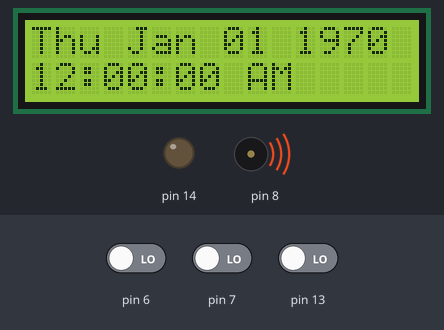
A sketch run on a simulated Arduino Uno, built with avr-gcc and run on an emulated ATmega328P. Parts: 16×2 character LCD, output pins drawn as LEDs (lit = HIGH), buzzer (waves = sounding). The test bench sets the inputs (shaded band); at power-on: pin 13 LOW, pin 6 LOW, pin 7 LOW.

Above: at 1.2 s.
1.3 s: pin 13 driven HIGH
At 2.6 s:
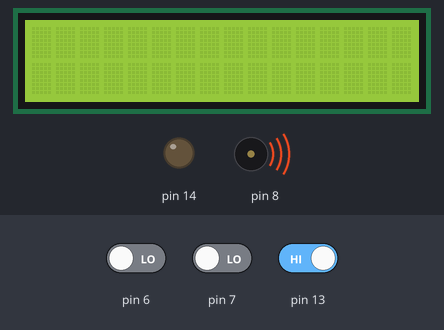
2.9 s: pin 6 driven HIGH
At 5.2 s:
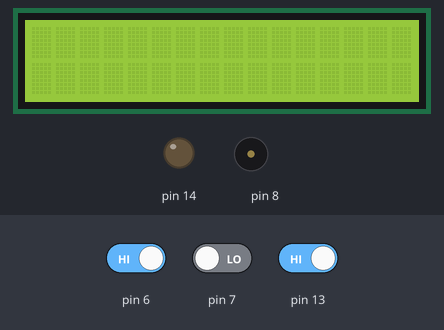
5.9 s: pin 6 driven LOW
Timing chart, 0 to 8.9 s (numbered marks = the images above; inputs shaded):
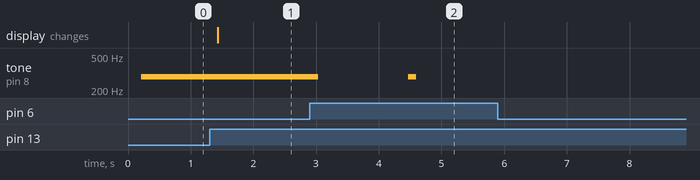

The sketch:

AlarmClock.ino
```cpp
/*
 Alarm Clock
 Author: Ben Hansen

 The circuit:
 *
 * Push button to digital pin 6
 * Push button to digital pin 7
 * Push button to digital pin 13
 * Piezo to digital pin 8
 * LCD RS pin to digital pin 12
 * LCD Enable pin to digital pin 10
 * LCD D4 pin to digital pin 5
 * LCD D5 pin to digital pin 4
 * LCD D6 pin to digital pin 9
 * LCD D7 pin to digital pin 2
 * LCD V0 pin to PWM pin 3
 * LCD R/W pin to ground
 * 10K resistor:
 * ends to +5V and ground
 *
 */

#include <LiquidCrystal.h>
#include <alarm.h>
#include <Time.h>

LiquidCrystal lcd(12, 10, 5, 4, 9, 2);

view_mode gCurrentView;
time_info gAlarmTime;
time_info gSetTime;
field_type gSelectedField;

void setup() {

	pinMode(SELECT_SWITCH, INPUT);
	pinMode(ADJUST_SWITCH, INPUT);
	pinMode(PAGE_SWITCH, INPUT);

	time_t init = now();

	gCurrentView = V_DEFAULT;
	gSelectedField = NONE;

	lcd.begin( LCD_COLS, LCD_ROWS);
	analogWrite(LCD_CONTRAST_PIN, LCD_CONTRAST);

	seedClock(SEED_TIME, &gAlarmTime, &gSetTime);

	lcd.print(dateFormatStr(init));

	lcd.setCursor(0, 1);
	lcd.print(timeFormatStr(init));

}

void loop() {

	byte switchState = checkSwitchEvent();
	int adjustment = 0;

	// Handle user input
	switch (switchState) {
	case ADJUST_SWITCH:
		adjustment = isViewEditable(gCurrentView) ? 1 : 0;
		break;
	case SELECT_SWITCH:
		gSelectedField = nextField(gCurrentView, gSelectedField);
		break;
	case PAGE_SWITCH:
		lcd.noBlink();
		lcd.clear();
		gSelectedField = NONE;
		gCurrentView = nextView(gCurrentView);
		break;
	}

	// Update and collect system time info
	tick();
	time_t current = now();

	// See if any changes were requested and do updates
	bool hadChanges = adjustment && (gSelectedField != NONE);

	if (hadChanges && (gCurrentView != V_DEFAULT)) {
		if (gCurrentView == V_ALARMSET) {
			timeAdjustment(gSelectedField, &gAlarmTime);
		} else {
			timeAdjustment(gSelectedField, &gSetTime);
			setClockTime(gSetTime);
		}
	}

	// Render the updated view to the screen
	switch (gCurrentView) {
	case V_TIMESET:
		gSelectedField = DEF_IF_NONE(gSelectedField,HOUR);
		renderTimeset(lcd, gSetTime, gSelectedField);
		break;
	case V_DATESET:
		gSelectedField = DEF_IF_NONE(gSelectedField,WDAY);
		renderDateset(lcd, gSetTime, gSelectedField);
		break;
	case V_ALARMSET:
		gSelectedField = DEF_IF_NONE(gSelectedField,HOUR);
		renderAlarmset(lcd, gAlarmTime, gSelectedField);
		break;
	default:
		renderDefault(lcd, current);
	}

	//If the time is right, sound the alarm.
	if(isAlarmTime(current, gAlarmTime)) {
		tone(ALARM_PIN,ALARM_TONE);
	} else {
		noTone(ALARM_PIN);
	}
}
```

Measured:
- after the input at 1.3 s, the display: changes after 0.13 s (image 1)
- after the input at 2.9 s, tone on pin 8: 284 Hz → silent after 0.14 s, → 284 Hz 1.4 s later, → silent 0.13 s later
- after the input at 5.9 s, tone on pin 8: stops changing and stays silent
